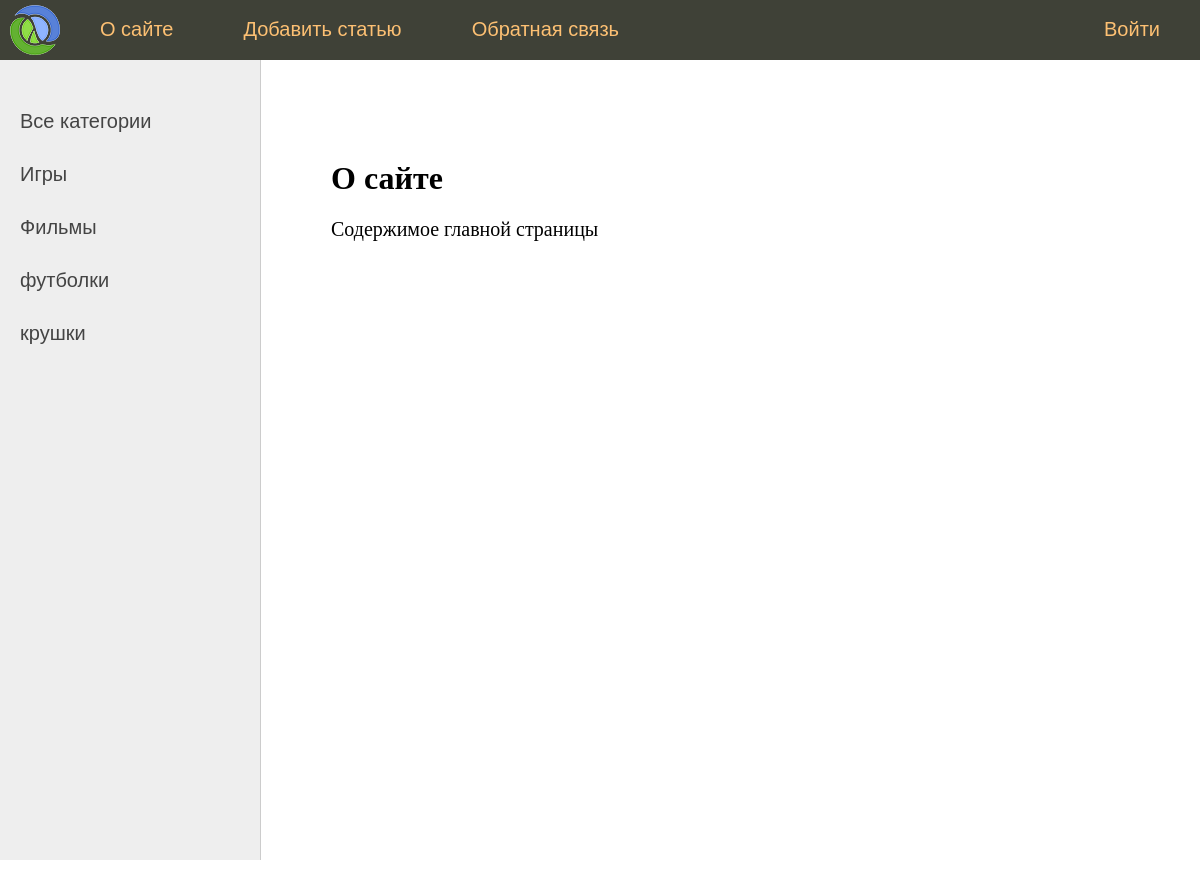
The page /about/ on the database its author committed.
### women/models.py (models this page shows, shortened)
class Category(models.Model):
    name = models.CharField(max_length=100, db_index=True, verbose_name="Категория")
    slug = models.SlugField(max_length=255, unique=True, db_index=True, verbose_name="URL")
    def get_absolute_url(self):
        return reverse('category', kwargs={'cat_slug': self.slug})
    class Meta:
        verbose_name = 'Категория'
        verbose_name_plural = 'Категории'
        ordering = ['id']

### women/views.py (the view)
# urls.py: path('about/', about, name='about'),
def about(request):
    return render(request, 'women/about.html', {'menu': menu, 'title': 'О сайте'})

### women/templatetags/women_tags.py (called while the page is built)
@register.inclusion_tag('women/list_categories.html')
def show_categories(sort=None, cat_selected=0):
    if not sort:
        cats = Category.objects.all()
    else:
        cats = Category.objects.order_by(sort)
    return {"cats": cats, "cat_selected": cat_selected}

### women/templates/women/about.html
{% extends 'women/base.html' %}
{% block content %}
<h1>{{title}}</h1>
<p>Содержимое главной страницы
{% endblock %}

### women/templates/women/list_categories.html
{% for c in cats %}
	{% if c.pk == cat_selected %}
		<li class="selected">{{c.name}}</li>
	{% else %}
		<li><a href="{{ c.get_absolute_url }}">{{c.name}}</a></li>
	{% endif %}
{% endfor %}

### women/static/women/css/styles.css (style rules this page uses)
html, body { font-family: 'Arial'; margin: 0; padding: 0; height: 100%; width: 100%; color: #444; }
a { color: #0059b2; text-decoration: none; }
.left-chapters ul li { margin: 30px 0 0 0; color: #999; }
.left-chapters ul li a { color: #444; text-decoration: none; }
.content-text h1 { font-size: 32px; }

### rows shown on the page
Category: name "Игры"
Category: name "Фильмы"
Category: name "футболки"
Category: name "крушки"

### other values the page prints
{{ m.title }} "О сайте" "Добавить статью" "Обратная связь"
{{ m.title }} "Войти"
{{ title }} "О сайте"
